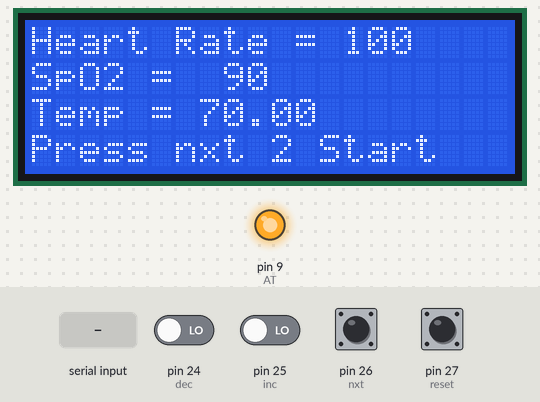
Bench run of a sketch on a simulated Arduino Mega 2560, built with avr-gcc and run on an emulated ATmega2560. Shown: 20×4 character LCD, output pins drawn as LEDs (lit = HIGH). Dashed ring = blinking. The inputs (shaded band) are chosen by the test bench; at power-on: pin 26 (nxt) HIGH, pin 24 (dec), pin 25 (inc), pin 27 (reset) LOW. What the sketch prints to the serial monitor is not drawn.

Above: at 1.4 s.
1.5 s: pin 26 (nxt) driven LOW
At 2.4 s:
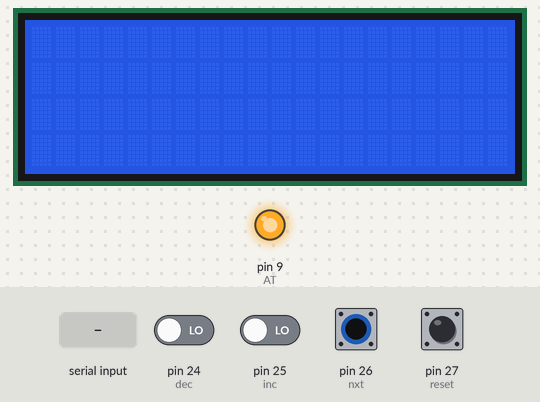
3.0 s: pin 26 (nxt) driven HIGH
At 4.2 s:
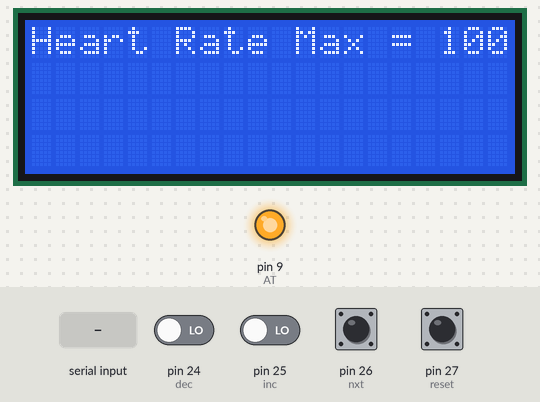
4.5 s: pin 26 (nxt) pulsed LOW 5 times (0.12 s each, 0.3 s apart)
At 6.8 s:
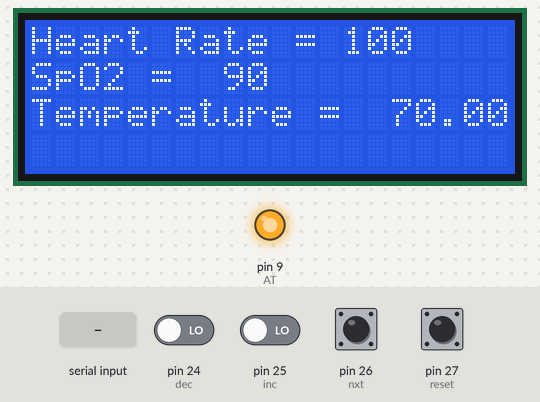
7.5 s: "1" received over the second serial link
At 10.0 s:
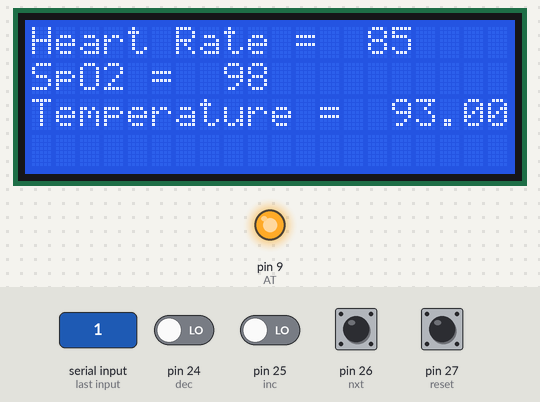
10.4 s: "0" received over the second serial link
At 11.77 s:
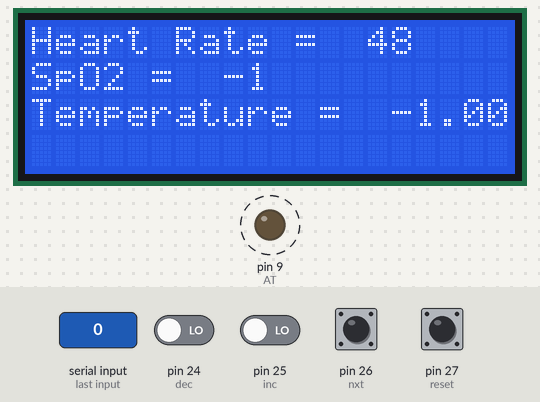
Timing chart, 0 to 13.4 s (numbered marks = the images above; inputs shaded):
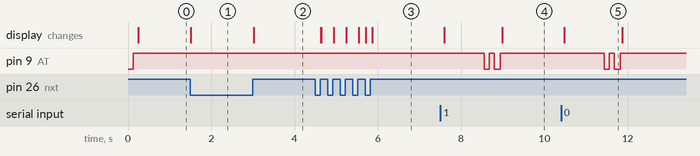

The sketch:

monitor_display.ino
```cpp
/*
  Monitor Display Code

  Code written by Taylor Varnado and NAP Monitor team

  Mostly Functional 2.0
*/


#include <LiquidCrystal_I2C.h>

#include <SoftwareSerial.h>

SoftwareSerial HC12(10,11);

int totalReads = 0;
int badReads = 0;

//Defining inputs/ouputs
int inc = 25;
int dec = 24;
int nxt = 26;
int reset = 27;
int AT = 9;


//Initializing incoming data from vitals monitor
int heartRate = 100;
int spO2 = 90;
float temp = 70;


//Initializing Min and Max Values
int heartRateMax = 100;
int heartRateMin = 50;
int spO2Min = 90;
int tempMax = 100;
int tempMin = 95;


//Defining the State Machine
typedef enum
{
  STATE_START,
  STATE_HR_MAX,
  STATE_HR_HALF,
  STATE_HR_MIN,
  STATE_HR2SPO2,
  STATE_SPO2_MIN,
  STATE_SPO22TEMP,
  STATE_TEMP_MAX,
  STATE_TEMP_HALF,
  STATE_TEMP_MIN,
  STATE_READ,
  STATE_ALARM,
} state_t;


//Initializing the LCD Screen
LiquidCrystal_I2C lcd(0x3F,20,4);  // set the LCD address to 0x3F for a 20 chars and 4 line display

void setup()
{
  //Push Buttons are INPUTs
  pinMode(inc,INPUT);
  pinMode(dec,INPUT);
  pinMode(nxt,INPUT);
  pinMode(reset,INPUT);
  pinMode(AT,OUTPUT);
  Serial.begin(9600);
  HC12.begin(9600);


  digitalWrite(AT,LOW);
  delay(40);
  HC12.write("AT+C001");
  delay(80);
  digitalWrite(AT,HIGH);


  //Printing the initial Message
  lcd.begin();                      // initialize the lcd
  lcd.backlight();
  lcd.setCursor(0,0);
  lcd.print("Heart Rate = ");
  lcd.setCursor(13,0);
  lcd.print(heartRate);
  lcd.setCursor(0,1);
  lcd.print("SpO2 = ");
  lcd.setCursor(8,1);
  lcd.print(spO2);
  lcd.setCursor(0,2);
  lcd.print("Temp = ");
  lcd.setCursor(7,2);
  lcd.print(temp);
  lcd.setCursor(0,3);
  lcd.print("Press nxt 2 Start");
}


  //Super Duper Fun State Machine
  void update_state(void)
  {
  static state_t e_state = STATE_START;
  switch (e_state)
  {

    //Start Case


    case STATE_START:
    if ( digitalRead(nxt) ==  LOW )
    {                                               //Start Case
      lcd.clear();
      e_state = STATE_HR_MAX;
    }
    break;


    //Setting the Maximum Heart Rate


    case STATE_HR_MAX:                              //HR MAX Case

    lcd.setCursor(0,0);
    if ( heartRateMax >= 100 )
    {
      lcd.print("Heart Rate Max = ");
      lcd.setCursor(17,0);
    }
    else
    {
      lcd.print("Heart Rate Max =  ");
      lcd.setCursor(18,0);
    }
    lcd.print(heartRateMax);

    if ( digitalRead(inc) == LOW )
    {
      heartRateMax++;
    }
    if ( digitalRead(dec) == LOW )
    {
      heartRateMax--;
      if ( heartRateMax <= 0)
      {
        heartRateMax = 0;
      }
    }
    if ( digitalRead(nxt) == LOW )
    {
      e_state = STATE_HR_HALF;
    }
    break;


    case STATE_HR_HALF:                             //In Between Case
    if ( digitalRead(nxt) == HIGH )
    {
      lcd.clear();
      e_state = STATE_HR_MIN;
    }
    break;


    //Setting the Minimum Heart Rate


    case STATE_HR_MIN:                             //HR MIN Case

    lcd.setCursor(0,0);
    if ( heartRateMin >= 100 )
    {
      lcd.print("Heart Rate Min = ");
      lcd.setCursor(17,0);
    }
    else
    {
      lcd.print("Heart Rate Min =  ");
      lcd.setCursor(18,0);
    }
    lcd.print(heartRateMin);

    if ( digitalRead(inc) == LOW )
    {
      heartRateMin++;
    }
    if ( digitalRead(dec) == LOW )
    {
      heartRateMin--;
      if ( heartRateMin <= 0 )
      {
        heartRateMin = 0;
      }
    }
    if ( digitalRead(nxt) == LOW )
    {
      e_state = STATE_HR2SPO2;
    }
    break;


    case STATE_HR2SPO2:                          //In Between State

    if ( digitalRead(nxt) == HIGH )
    {
      lcd.clear();
      e_state = STATE_SPO2_MIN;
    }
    break;


    //Setting the Minimum SpO2 Level


    case STATE_SPO2_MIN:                        //SPO2 MIN Case

    lcd.setCursor(0,1);

    if ( spO2Min >= 100 )
    {
      lcd.print("SpO2 Min = ");
      lcd.setCursor(11,1);
    }

    else
    {
      lcd.print("SpO2 Min =  ");
      lcd.setCursor(12,1);
    }
    lcd.print(spO2Min);
    if ( digitalRead(inc) == LOW )
    {
      spO2Min++;
      if ( spO2Min >= 100 )
      {
        spO2Min = 100;
      }
    }
    if ( digitalRead(dec) == LOW )
    {
      spO2Min--;
      if ( spO2Min <= 0 )
      {
        spO2Min = 0;
      }
    }
    if ( digitalRead(nxt) == LOW )
    {
      e_state = STATE_SPO22TEMP;
    }
    break;


    case STATE_SPO22TEMP:                       //In Between State
    if ( digitalRead(nxt) == HIGH )
    {
      lcd.clear();
      e_state = STATE_TEMP_MAX;
    }
    break;


    //Setting the Maximum Temperature


    case STATE_TEMP_MAX:                        //MAX TEMP STATE

    lcd.setCursor(0,2);
    if ( tempMax >= 100 )
    {
      lcd.print("Temp. Max = ");
      lcd.setCursor(12,2);
    }
    else
    {
      lcd.print("Temp. Max =  ");
      lcd.setCursor(13,2);
    }
    lcd.print(tempMax);


    if ( digitalRead(inc) == LOW )
    {
      tempMax++;
    }

    if ( digitalRead(dec) == LOW )
    {
      tempMax--;
      if ( tempMax <= 0 )
      {
        tempMax = 0;
      }
    }
    if ( digitalRead(nxt) == LOW )
    {
      e_state = STATE_TEMP_HALF;
    }
    break;


    case STATE_TEMP_HALF:                     //In Between State
    if ( digitalRead(nxt) ==  HIGH )
    {
      lcd.clear();
      e_state = STATE_TEMP_MIN;
    }
    break;


    //Setting the Minimum Temperature


    case STATE_TEMP_MIN:                       //MIN TEMP State

    lcd.setCursor(0,2);
    if ( tempMin >= 100 )
    {
      lcd.print("Temp. Min = ");
      lcd.setCursor(12,2);
    }
    else
    {
      lcd.print("Temp. Min =  ");
      lcd.setCursor(13,2);
    }
    lcd.print(tempMin);


    if ( digitalRead(inc) == LOW )
    {
      tempMin++;
    }
    if ( digitalRead(dec) == LOW )
    {
      tempMin--;
      if ( tempMin <= 0 )
      {
        tempMin = 0;
      }
    }
    if ( digitalRead(nxt) == LOW )
    {
      lcd.clear();
      e_state = STATE_READ;
    }
    break;

    case STATE_READ:                                      //read state
    while (HC12.available())   // If HC-12 has data
    {
      heartRate = HC12.read();
      Serial.print("\nHR = ");
      Serial.print(heartRate);

      spO2 = HC12.read();      // Send the data to Serial monitor
      Serial.print("\nSpO2 = ");
      Serial.print(spO2);

      temp = HC12.read();
      Serial.print("\nTemp = ");
      Serial.print(temp);

      totalReads++;
      if(totalReads > 125)
      {
        totalReads = 0;
        badReads = 0;
      }

    }

    lcd.setCursor(0,0);

    if ( heartRate >= 100 )
    {
      lcd.print("Heart Rate = ");
      lcd.setCursor(13,0);
      lcd.print(heartRate);
    }
    else
    {
      lcd.print("Heart Rate =  ");
      lcd.setCursor(14,0);
      lcd.print(heartRate);
    }

    lcd.setCursor(0,1);
    if ( spO2 >= 100 )
    {
      lcd.print("SpO2 = ");
      lcd.setCursor(7,1);
      lcd.print(spO2);
    }
    else
    {
      lcd.print("SpO2 =  ");
      lcd.setCursor(8,1);
      lcd.print(spO2);
    }

    lcd.setCursor(0,2);
    if ( temp >= 100 )
    {
      lcd.print("Temperature = ");
      lcd.setCursor(14,2);
      lcd.print(temp);
    }
    else
    {
      lcd.print("Temperature =  ");
      lcd.setCursor(15,2);
      lcd.print(temp);
    }

    //Logic

    if(heartRate > heartRateMax and spO2 < spO2Min)
    {
      badReads++;
    }
    if(heartRate < heartRateMin and spO2 < spO2Min)
    {
      badReads++;
    }

    if(badReads > 20)
    {
      digitalWrite(AT,LOW);
      delay(40);
      HC12.write("AT+C002");
      delay(80);
      digitalWrite(AT,HIGH);
      HC12.write("Ruh Roh");
      e_state = STATE_ALARM;
    }
    break;

    case STATE_ALARM:
      if (digitalRead(reset) == LOW)
      {
        HC12.write("All Clear");
        delay(100);
        digitalWrite(AT,LOW);
        delay(50);
        HC12.write("AT+C001");
        delay(90);
        digitalWrite(AT,HIGH);
        badReads = 0;
        totalReads = 0;
        heartRate = 85;
        spO2 = 98;
        temp = 93;
        e_state = STATE_READ;
      }
      break;
  }
}


void loop()
{
  if (digitalRead(nxt)== HIGH)
    update_state();

}
```

Measured:
- after the input at 1.5 s, the display: changes at once (image 1)
- after the input at 3.0 s, the display: changes at once (image 2)
- after the input at 4.5 s, the display: first changes after 0.12 s (image 3 shows a later state)
- after the input at 7.5 s, pin 9 (AT): alternates HIGH for 0.12 s and LOW for 0.14 s, 4 changes in all, then stays HIGH, starting after 1.1 s; the display: first changes after 0.10 s (image 4 shows a later state)
- after the input at 10.4 s, pin 9 (AT): alternates HIGH for 0.12 s and LOW for 0.14 s, 4 changes in all, then stays HIGH, starting after 1.0 s; the display: changes after 0.08 s (image 5)
- what the display in image 5 shows lasts 1.4 s, from 10.5 s to 11.9 s
